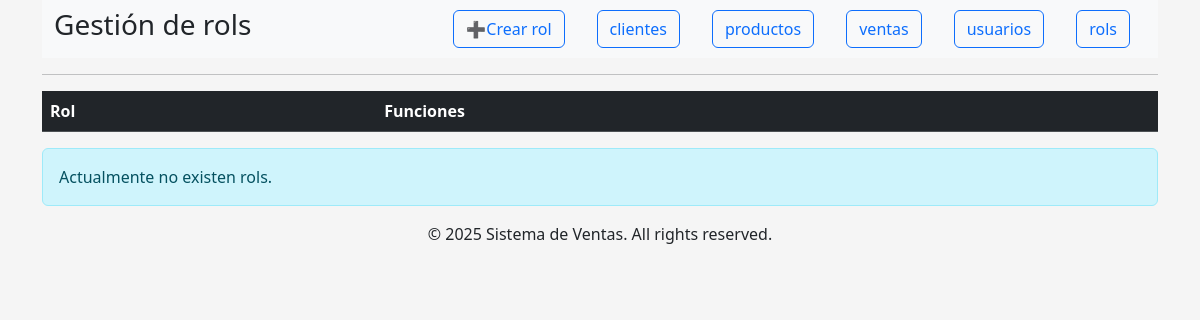
Page /index.php?controller=rol&action=list on the earlier database version.
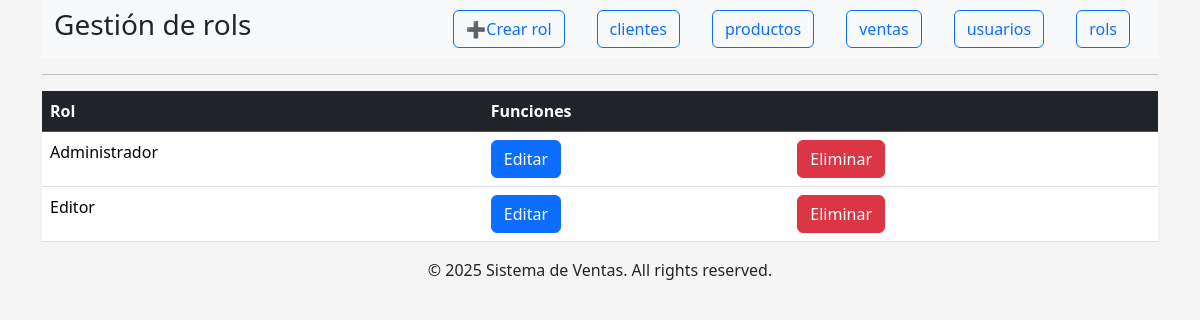
Same page on the later database version.
### tables this page shows
CREATE TABLE `roles` (
  `id` int(11) NOT NULL,
  `rol` varchar(50) NOT NULL
);

### index.php (called while the page is built, shortened)
<?php
require_once 'config/config.php';
$controller = new $controllerName();
$dataToView["data"] = array();
$dataToView["dataRel1"] = array();
if (method_exists($controller, $_GET["action"])) {
        $dataToView["data"] = $controller->{$_GET["action"]}();
        $campos = $controller->getCampos();
}
require_once 'view/template/header.php';
require_once 'view/' . $controller->view . '.php';
require_once 'view/template/footer.php';
?>

### config/config.php (called while the page is built, shortened)
<?php
$controllers=["cliente","producto","venta","usuario","rol"];
?>

### controller/rol.php (called while the page is built, shortened)
<?php
require_once 'model/rol.php';
class RolController{
	public $tablaObj;
	public function __construct() {
		$this->tablaObj = new Rol();
	}
	public function list(){
		return $this->tablaObj->getTabla();
	}
	public function getCampos(){
		return $this->tablaObj->getCampos();
	}
}
?>

### model/rol.php (called while the page is built, shortened)
<?php
require_once 'model/db.php';
class Rol {
	private $tabla = 'roles';
	private $conection;
	private $campos;
	public function __construct() {
		$this->campos= [
			"id"=>"ID",
			"rol" => "Rol"
		];
	}
	public function getConection(){
		$dbObj = new Db();
		$this->conection = $dbObj->conection;
	}
	public function getTabla(){
		$sql = "SELECT * FROM ".$this->tabla;
		$stmt = $this->conection->prepare($sql);
		try {
			$stmt->execute();
			$resultado = $stmt->get_result();
			return $resultado->fetch_all(MYSQLI_ASSOC);
		}
		catch (Exception $e){
			echo "Error al conectar con la Base de Datos";
			return false;
		}
	}
	public function getCampos(){
		return $this->campos;
	}
}
?>

### model/db.php (called while the page is built, shortened)
<?php
require_once 'config/config.php';
class Db
{
    public function __construct()
    {
        $this->host = constant('DB_HOST');
        $this->db = constant('DB');
        $this->user = constant('DB_USER');
        $this->pass = constant('DB_PASS');
        try {
            $this->conection = new mysqli($this->host, $this->user, $this->pass, $this->db);
        }
        catch(Exception $e){
            die("Error al conectar con la Base de Datos. Inténtelo más tarde.");
        }
    }
}
?>

### view/listar.php (the view)
<table class="table">
	<thead class="table-dark">
		<tr>
			<?php
			foreach ($campos as $key => $encabezado) {
				if ($encabezado !== "" && $encabezado !== "ID" && $encabezado !== "Contraseña") {
					echo "<th>" . $encabezado . "</th>";
				}
			}
			?>
			<th colspan=" 2">Funciones</th>
		</tr>
	</thead>
	<tbody>
		<?php foreach ($dataToView["data"] as $tabla): ?>
			<tr>
				<?php
				foreach ($campos as $key => $encabezado) {
					if ($encabezado !== "" && $encabezado !== "ID" && $encabezado !== "Contraseña") {
						echo "<td>";
						if ($key == "id_cliente") {
							echo "(" . $tabla[$key] . ") " . $tabla["apellido"] . ", " . $tabla["nombre"];
						} else if ($key == "id_producto") {
							echo "(" . $tabla[$key] . ") " . $tabla["nombre"];
						} else if ($key == "id_rol") {
							echo "(" . $tabla[$key] . ") " . $tabla["rol"];
						} else {
							echo $tabla[$key];
						}
						echo "</td>";
					} elseif ($encabezado == "ID") {
						$id = $tabla[$key];
					}
				}
				?>
				<td>
					<a href="index.php?controller=<?= $_GET["controller"] ?>&action=edit&id=<?php echo $id; ?>" class="btn btn-primary">Editar</a>
				</td>
				<td>
					<a href="index.php?controller=<?= $_GET["controller"] ?>&action=confirmDelete&id=<?php echo $id; ?>" class="btn btn-danger">Eliminar</a>
				</td>
			</tr>
		<?php endforeach; ?>
	</tbody>
</table>
<?php if (count($dataToView["data"]) == 0): ?>
	<div class="alert alert-info">
		Actualmente no existen <?= $_GET["controller"] ?>s.
	</div>
<?php endif; ?>

### view/template/header.php (shortened to what the changed rows need)
<!DOCTYPE html>
<html lang="es">
<head>
    <link href="https://cdn.jsdelivr.net/npm/bootstrap@5.3.2/dist/css/bootstrap.min.css" rel="stylesheet">
    <link href="view/template/estilos.css" rel="stylesheet">
</head>
<body>
    <div class="container">
        <nav class="navbar navbar-expand-lg navbar-light bg-light">
            <div class="container-fluid">
                <div class="collapse navbar-collapse justify-content-end" id="navbarNav">
                    <ul class="navbar-nav">
                        <li class="nav-item mx-3">
                                <?php
                            foreach ($controllers as $txtBoton) {
                                if ($_GET["controller"] != $txtBoton) {
                                ?>
                        </li>
                        <li class="nav-item mx-3">
                            <a href="index.php?controller=<?= $txtBoton ?>&action=list"
                                class="btn btn-outline-primary"><?= $txtBoton ?>s</a>
                        <?php
                                } else {
                        ?>
                        </li>
                        <li class="nav-item mx-3">
                            <a class="btn btn-outline-primary"><?= $txtBoton ?>s</a>
                    <?php
                                }
                            }
                    ?>
                        </li>
                    </ul>
                </div>
            </div>
        </nav>
        <hr />

Differences in the rows shown:
added roles: rol "Administrador"
added roles: rol "Editor"
Other differences:
$_GET["controller"]: "rol" → (not shown)
text no longer shown: "Actualmente no existen s."
